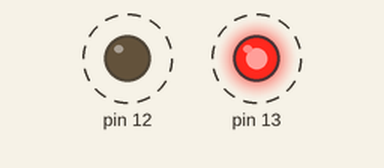
Recording of a sketch running on a simulated Arduino Uno, built with avr-gcc and run on an emulated ATmega328P. Parts: output pins drawn as LEDs (lit = HIGH). Dashed ring = blinking. What the sketch prints to the serial monitor is not drawn.

Above: at 0.5 s.
Timing chart, 0 to 4.6 s (numbered marks = the images above):
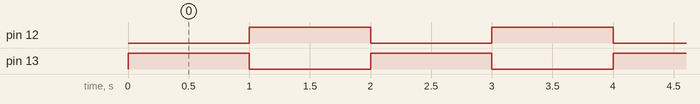

The sketch:

00_introducao_wokwi.ino
```cpp
// Faculdade de Tecnologia SENAI Porto Alegre
// Disciplina: Programação Básica
// Experimento 00: Primeiro Contato com o Wokwi Web (O LED do Painel)
//
// IMPORTANTE: Preencha seu nome e a data de realização abaixo:
// Aluno: <PREENCHA SEU NOME COMPLETO AQUI>  Data: DD/MM/AAAA

// -----------------------------------------------------------------------------
// APRESENTAÇÃO E DIRETRIZES:
// O objetivo desta atividade de integração é aprender a navegar e
// operar a interface do simulador online Wokwi Web. Você rodará
// seu primeiro código no microcontrolador Arduino e fará pequenas
// modificações para entender como o software controla fisicamente
// o hardware em tempo real e como se comunicar com o computador
// através do Monitor Serial.
// -----------------------------------------------------------------------------

// -----------------------------------------------------------------------------
// PINO 13 → LED Vermelho (LED do painel do Arduino)
// PINO 12 → LED Verde (LED externo adicionado por você)
// Os dois LEDs piscam de forma alternada:
//   quando um está LIGADO, o outro está DESLIGADO.
// -----------------------------------------------------------------------------

void setup() {
  // Configura o pino 13 (LED vermelho) como saída (OUTPUT).
  pinMode(13, OUTPUT);

  // Configura o pino 12 (LED verde) como saída (OUTPUT).
  pinMode(12, OUTPUT);

  // Inicializa a comunicação serial a 9600 bits por segundo.
  // Essa função "abre o canal de conversa" entre o Arduino
  // e o Monitor Serial do seu computador.
  Serial.begin(9600);
}

void loop() {
  // --- FASE 1: LED vermelho LIGADO, LED verde DESLIGADO ---
  digitalWrite(13, HIGH); // Liga LED vermelho (5V no pino 13)
  digitalWrite(12, LOW);  // Desliga LED verde (0V no pino 12)

  Serial.println(">> LED VERMELHO ligado | LED VERDE desligado");

  // Aguarda 1000 ms (1 segundo) neste estado
  delay(1000);

  // --- FASE 2: LED vermelho DESLIGADO, LED verde LIGADO ---
  digitalWrite(13, LOW);  // Desliga LED vermelho (0V no pino 13)
  digitalWrite(12, HIGH); // Liga LED verde (5V no pino 12)

  Serial.println(">> LED VERMELHO desligado | LED VERDE ligado");

  // Aguarda 1000 ms (1 segundo) neste estado
  delay(1000);
}
```

Measured:
- by itself, pin 12, pin 13: alternates HIGH for 1.0 s and LOW for 1.0 s
